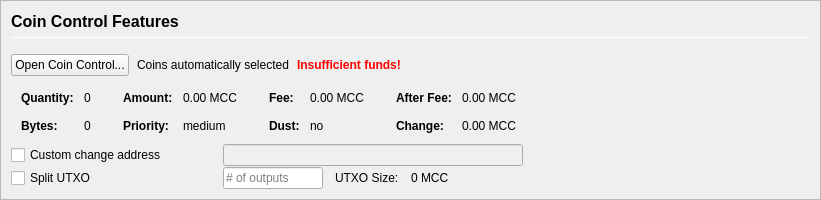
         <widget class="QFrame" name="frameCoinControl">
          <property name="sizePolicy">
           <sizepolicy hsizetype="Expanding" vsizetype="Expanding">
            <horstretch>0</horstretch>
            <verstretch>0</verstretch>
           </sizepolicy>
          </property>
          <property name="maximumSize">
           <size>
            <width>16777215</width>
            <height>16777215</height>
           </size>
          </property>
          <property name="frameShape">
           <enum>QFrame::StyledPanel</enum>
          </property>
          <property name="frameShadow">
           <enum>QFrame::Sunken</enum>
          </property>
          <layout class="QVBoxLayout" name="verticalLayoutCoinControl2">
           <property name="spacing">
            <number>0</number>
           </property>
           <property name="leftMargin">
            <number>0</number>
           </property>
           <property name="topMargin">
            <number>0</number>
           </property>
           <property name="rightMargin">
            <number>0</number>
           </property>
           <property name="bottomMargin">
            <number>0</number>
           </property>
           <item>
            <widget class="QFrame" name="frameCoinControl_BG">
             <layout class="QVBoxLayout" name="verticalLayoutCoinControl" stretch="0,0,0,0,0,0">
              <property name="spacing">
               <number>1</number>
              </property>
              <property name="leftMargin">
               <number>10</number>
              </property>
              <property name="topMargin">
               <number>10</number>
              </property>
              <item>
               <layout class="QHBoxLayout" name="horizontalLayoutCoinControl1">
                <property name="bottomMargin">
                 <number>15</number>
                </property>
                <item>
                 <layout class="QVBoxLayout" name="verticalLayout_3">
                  <property name="spacing">
                   <number>6</number>
                  </property>
                  <item>
                   <widget class="QLabel" name="labelCoinControlFeatures">
                    <property name="sizePolicy">
                     <sizepolicy hsizetype="Preferred" vsizetype="Maximum">
                      <horstretch>0</horstretch>
                      <verstretch>0</verstretch>
                     </sizepolicy>
                    </property>
                    <property name="minimumSize">
                     <size>
                      <width>0</width>
                      <height>20</height>
                     </size>
                    </property>
                    <property name="font">
                     <font>
                      <pointsize>12</pointsize>
                      <weight>75</weight>
                      <bold>true</bold>
                     </font>
                    </property>
                    <property name="styleSheet">
                     <string notr="true">font-weight:bold;</string>
                    </property>
                    <property name="text">
                     <string>Coin Control Features</string>
                    </property>
                   </widget>
                  </item>
                  <item>
                   <widget class="Line" name="line">
                    <property name="minimumSize">
                     <size>
                      <width>0</width>
                      <height>1</height>
                     </size>
                    </property>
                    <property name="maximumSize">
                     <size>
                      <width>16777215</width>
                      <height>1</height>
                     </size>
                    </property>
                    <property name="orientation">
                     <enum>Qt::Horizontal</enum>
                    </property>
                   </widget>
                  </item>
                 </layout>
                </item>
               </layout>
              </item>
              <item>
               <layout class="QHBoxLayout" name="horizontalLayoutCoinControl2" stretch="0,0,0,0">
                <property name="spacing">
                 <number>8</number>
                </property>
                <property name="bottomMargin">
                 <number>10</number>
                </property>
                <item>
                 <widget class="QPushButton" name="pushButtonCoinControl">
                  <property name="styleSheet">
                   <string notr="true"/>
                  </property>
                  <property name="text">
                   <string>Open Coin Control...</string>
                  </property>
                  <property name="autoDefault">
                   <bool>false</bool>
                  </property>
                 </widget>
                </item>
                <item>
                 <widget class="QLabel" name="labelCoinControlAutomaticallySelected">
                  <property name="text">
                   <string>Coins automatically selected</string>
                  </property>
                  <property name="margin">
                   <number>5</number>
                  </property>
                 </widget>
                </item>
                <item>
                 <widget class="QLabel" name="labelCoinControlInsuffFunds">
                  <property name="font">
                   <font>
                    <weight>75</weight>
                    <bold>true</bold>
                   </font>
                  </property>
                  <property name="styleSheet">
                   <string notr="true">color:red;font-weight:bold;</string>
                  </property>
                  <property name="text">
                   <string>Insufficient funds!</string>
                  </property>
                  <property name="margin">
                   <number>5</number>
                  </property>
                 </widget>
                </item>
                <item>
                 <spacer name="horizontalSpacerCoinControl">
                  <property name="orientation">
                   <enum>Qt::Horizontal</enum>
                  </property>
                  <property name="sizeHint" stdset="0">
                   <size>
                    <width>40</width>
                    <height>1</height>
                   </size>
                  </property>
                 </spacer>
                </item>
               </layout>
              </item>
              <item>
               <widget class="QWidget" name="widgetCoinControl" native="true">
                <property name="sizePolicy">
                 <sizepolicy hsizetype="Preferred" vsizetype="Preferred">
                  <horstretch>0</horstretch>
                  <verstretch>0</verstretch>
                 </sizepolicy>
                </property>
                <property name="minimumSize">
                 <size>
                  <width>0</width>
                  <height>0</height>
                 </size>
                </property>
                <property name="styleSheet">
                 <string notr="true"/>
                </property>
                <layout class="QHBoxLayout" name="horizontalLayoutCoinControl5">
                 <property name="leftMargin">
                  <number>0</number>
                 </property>
                 <property name="topMargin">
                  <number>0</number>
                 </property>
                 <property name="rightMargin">
                  <number>0</number>
                 </property>
                 <property name="bottomMargin">
                  <number>0</number>
                 </property>
                 <item>
                  <layout class="QHBoxLayout" name="horizontalLayoutCoinControl3" stretch="0,0,0,1">
                   <property name="spacing">
                    <number>20</number>
                   </property>
                   <property name="topMargin">
                    <number>0</number>
                   </property>
                   <property name="bottomMargin">
                    <number>10</number>
                   </property>
                   <item>
                    <layout class="QFormLayout" name="formLayoutCoinControl1">
                     <property name="horizontalSpacing">
                      <number>10</number>
                     </property>
                     <property name="verticalSpacing">
                      <number>14</number>
                     </property>
                     <property name="leftMargin">
                      <number>10</number>
                     </property>
                     <property name="topMargin">
                      <number>4</number>
                     </property>
                     <property name="rightMargin">
                      <number>6</number>
                     </property>
                     <item row="0" column="0">
                      <widget class="QLabel" name="labelCoinControlQuantityText">
                       <property name="font">
                        <font>
                         <weight>75</weight>
                         <bold>true</bold>
                        </font>
                       </property>
                       <property name="text">
                        <string>Quantity:</string>
                       </property>
                       <property name="margin">
                        <number>0</number>
                       </property>
                      </widget>
                     </item>
                     <item row="0" column="1">
                      <widget class="QLabel" name="labelCoinControlQuantity">
                       <property name="cursor">
                        <cursorShape>IBeamCursor</cursorShape>
                       </property>
                       <property name="contextMenuPolicy">
                        <enum>Qt::ActionsContextMenu</enum>
                       </property>
                       <property name="text">
                        <string notr="true">0</string>
                       </property>
                       <property name="margin">
                        <number>0</number>
                       </property>
                       <property name="textInteractionFlags">
                        <set>Qt::LinksAccessibleByMouse|Qt::TextSelectableByKeyboard|Qt::TextSelectableByMouse</set>
                       </property>
                      </widget>
                     </item>
                     <item row="1" column="0">
                      <widget class="QLabel" name="labelCoinControlBytesText">
                       <property name="font">
                        <font>
                         <weight>75</weight>
                         <bold>true</bold>
                        </font>
                       </property>
                       <property name="text">
                        <string>Bytes:</string>
                       </property>
                      </widget>
                     </item>
                     <item row="1" column="1">
                      <widget class="QLabel" name="labelCoinControlBytes">
                       <property name="cursor">
                        <cursorShape>IBeamCursor</cursorShape>
                       </property>
                       <property name="contextMenuPolicy">
                        <enum>Qt::ActionsContextMenu</enum>
                       </property>
                       <property name="text">
                        <string notr="true">0</string>
                       </property>
                       <property name="textInteractionFlags">
                        <set>Qt::LinksAccessibleByMouse|Qt::TextSelectableByKeyboard|Qt::TextSelectableByMouse</set>
                       </property>
                      </widget>
                     </item>
                    </layout>
                   </item>
                   <item>
                    <layout class="QFormLayout" name="formLayoutCoinControl2">
                     <property name="horizontalSpacing">
                      <number>10</number>
                     </property>
                     <property name="verticalSpacing">
                      <number>14</number>
                     </property>
                     <property name="leftMargin">
                      <number>6</number>
                     </property>
                     <property name="topMargin">
                      <number>4</number>
                     </property>
                     <property name="rightMargin">
                      <number>6</number>
                     </property>
                     <item row="0" column="0">
                      <widget class="QLabel" name="labelCoinControlAmountText">
                       <property name="font">
                        <font>
                         <weight>75</weight>
                         <bold>true</bold>
                        </font>
                       </property>
                       <property name="text">
                        <string>Amount:</string>
                       </property>
                       <property name="margin">
                        <number>0</number>
                       </property>
                      </widget>
                     </item>
                     <item row="0" column="1">
                      <widget class="QLabel" name="labelCoinControlAmount">
                       <property name="cursor">
                        <cursorShape>IBeamCursor</cursorShape>
                       </property>
                       <property name="contextMenuPolicy">
                        <enum>Qt::ActionsContextMenu</enum>
                       </property>
                       <property name="text">
                        <string notr="true">0.00 MCC</string>
                       </property>
                       <property name="textInteractionFlags">
                        <set>Qt::LinksAccessibleByMouse|Qt::TextSelectableByKeyboard|Qt::TextSelectableByMouse</set>
                       </property>
                      </widget>
                     </item>
                     <item row="1" column="0">
                      <widget class="QLabel" name="labelCoinControlPriorityText">
                       <property name="font">
                        <font>
                         <weight>75</weight>
                         <bold>true</bold>
                        </font>
                       </property>
                       <property name="text">
                        <string>Priority:</string>
                       </property>
                      </widget>
                     </item>
                     <item row="1" column="1">
                      <widget class="QLabel" name="labelCoinControlPriority">
                       <property name="cursor">
                        <cursorShape>IBeamCursor</cursorShape>
                       </property>
                       <property name="contextMenuPolicy">
                        <enum>Qt::ActionsContextMenu</enum>
                       </property>
                       <property name="text">
                        <string>medium</string>
                       </property>
                       <property name="textInteractionFlags">
                        <set>Qt::LinksAccessibleByMouse|Qt::TextSelectableByKeyboard|Qt::TextSelectableByMouse</set>
                       </property>
                      </widget>
                     </item>
                    </layout>
                   </item>
                   <item>
                    <layout class="QFormLayout" name="formLayoutCoinControl3">
                     <property name="horizontalSpacing">
                      <number>10</number>
                     </property>
                     <property name="verticalSpacing">
                      <number>14</number>
                     </property>
                     <property name="leftMargin">
                      <number>6</number>
                     </property>
                     <property name="topMargin">
                      <number>4</number>
                     </property>
                     <property name="rightMargin">
                      <number>6</number>
                     </property>
                     <item row="0" column="0">
                      <widget class="QLabel" name="labelCoinControlFeeText">
                       <property name="font">
                        <font>
                         <weight>75</weight>
                         <bold>true</bold>
                        </font>
                       </property>
                       <property name="text">
                        <string>Fee:</string>
                       </property>
                       <property name="margin">
                        <number>0</number>
                       </property>
                      </widget>
                     </item>
                     <item row="0" column="1">
                      <widget class="QLabel" name="labelCoinControlFee">
                       <property name="cursor">
                        <cursorShape>IBeamCursor</cursorShape>
                       </property>
                       <property name="contextMenuPolicy">
                        <enum>Qt::ActionsContextMenu</enum>
                       </property>
                       <property name="text">
                        <string notr="true">0.00 MCC</string>
                       </property>
                       <property name="textInteractionFlags">
                        <set>Qt::LinksAccessibleByMouse|Qt::TextSelectableByKeyboard|Qt::TextSelectableByMouse</set>
                       </property>
                      </widget>
                     </item>
                     <item row="1" column="0">
                      <widget class="QLabel" name="labelCoinControlLowOutputText">
                       <property name="font">
                        <font>
                         <weight>75</weight>
                         <bold>true</bold>
                        </font>
                       </property>
                       <property name="text">
                        <string>Dust:</string>
                       </property>
                      </widget>
                     </item>
                     <item row="1" column="1">
                      <widget class="QLabel" name="labelCoinControlLowOutput">
                       <property name="cursor">
                        <cursorShape>IBeamCursor</cursorShape>
                       </property>
                       <property name="contextMenuPolicy">
                        <enum>Qt::ActionsContextMenu</enum>
                       </property>
                       <property name="text">
                        <string>no</string>
                       </property>
                       <property name="textInteractionFlags">
                        <set>Qt::LinksAccessibleByMouse|Qt::TextSelectableByKeyboard|Qt::TextSelectableByMouse</set>
                       </property>
                      </widget>
                     </item>
                    </layout>
                   </item>
                   <item>
                    <layout class="QFormLayout" name="formLayoutCoinControl4">
                     <property name="horizontalSpacing">
                      <number>10</number>
                     </property>
                     <property name="verticalSpacing">
                      <number>14</number>
                     </property>
                     <property name="leftMargin">
                      <number>6</number>
                     </property>
                     <property name="topMargin">
                      <number>4</number>
                     </property>
                     <property name="rightMargin">
                      <number>6</number>
                     </property>
                     <item row="0" column="0">
                      <widget class="QLabel" name="labelCoinControlAfterFeeText">
                       <property name="font">
                        <font>
                         <weight>75</weight>
                         <bold>true</bold>
                        </font>
                       </property>
                       <property name="text">
                        <string>After Fee:</string>
                       </property>
                       <property name="margin">
                        <number>0</number>
                       </property>
                      </widget>
                     </item>
                     <item row="0" column="1">
                      <widget class="QLabel" name="labelCoinControlAfterFee">
                       <property name="cursor">
                        <cursorShape>IBeamCursor</cursorShape>
                       </property>
                       <property name="contextMenuPolicy">
                        <enum>Qt::ActionsContextMenu</enum>
                       </property>
                       <property name="text">
                        <string notr="true">0.00 MCC</string>
                       </property>
                       <property name="textInteractionFlags">
                        <set>Qt::LinksAccessibleByMouse|Qt::TextSelectableByKeyboard|Qt::TextSelectableByMouse</set>
                       </property>
                      </widget>
                     </item>
                     <item row="1" column="0">
                      <widget class="QLabel" name="labelCoinControlChangeText">
                       <property name="font">
                        <font>
                         <weight>75</weight>
                         <bold>true</bold>
                        </font>
                       </property>
                       <property name="text">
                        <string>Change:</string>
                       </property>
                      </widget>
                     </item>
                     <item row="1" column="1">
                      <widget class="QLabel" name="labelCoinControlChange">
                       <property name="cursor">
                        <cursorShape>IBeamCursor</cursorShape>
                       </property>
                       <property name="contextMenuPolicy">
                        <enum>Qt::ActionsContextMenu</enum>
                       </property>
                       <property name="text">
                        <string notr="true">0.00 MCC</string>
                       </property>
                       <property name="textInteractionFlags">
                        <set>Qt::LinksAccessibleByMouse|Qt::TextSelectableByKeyboard|Qt::TextSelectableByMouse</set>
                       </property>
                      </widget>
                     </item>
                    </layout>
                   </item>
                  </layout>
                 </item>
                </layout>
               </widget>
              </item>
              <item>
               <layout class="QHBoxLayout" name="horizontalLayoutCoinControl4">
                <property name="spacing">
                 <number>12</number>
                </property>
                <property name="sizeConstraint">
                 <enum>QLayout::SetDefaultConstraint</enum>
                </property>
                <property name="topMargin">
                 <number>0</number>
                </property>
                <property name="rightMargin">
                 <number>0</number>
                </property>
                <item>
                 <widget class="QCheckBox" name="checkBoxCoinControlChange">
                  <property name="sizePolicy">
                   <sizepolicy hsizetype="Preferred" vsizetype="Preferred">
                    <horstretch>0</horstretch>
                    <verstretch>0</verstretch>
                   </sizepolicy>
                  </property>
                  <property name="minimumSize">
                   <size>
                    <width>200</width>
                    <height>0</height>
                   </size>
                  </property>
                  <property name="maximumSize">
                   <size>
                    <width>200</width>
                    <height>16777215</height>
                   </size>
                  </property>
                  <property name="toolTip">
                   <string>If this is activated, but the change address is empty or invalid, change will be sent to a newly generated address.</string>
                  </property>
                  <property name="text">
                   <string>Custom change address</string>
                  </property>
                 </widget>
                </item>
                <item>
                 <widget class="QValidatedLineEdit" name="lineEditCoinControlChange">
                  <property name="enabled">
                   <bool>false</bool>
                  </property>
                  <property name="sizePolicy">
                   <sizepolicy hsizetype="Preferred" vsizetype="Preferred">
                    <horstretch>0</horstretch>
                    <verstretch>0</verstretch>
                   </sizepolicy>
                  </property>
                  <property name="minimumSize">
                   <size>
                    <width>300</width>
                    <height>0</height>
                   </size>
                  </property>
                 </widget>
                </item>
                <item>
                 <widget class="QLabel" name="labelCoinControlChangeLabel">
                  <property name="sizePolicy">
                   <sizepolicy hsizetype="Preferred" vsizetype="Preferred">
                    <horstretch>0</horstretch>
                    <verstretch>0</verstretch>
                   </sizepolicy>
                  </property>
                  <property name="minimumSize">
                   <size>
                    <width>100</width>
                    <height>0</height>
                   </size>
                  </property>
                  <property name="text">
                   <string/>
                  </property>
                  <property name="margin">
                   <number>3</number>
                  </property>
                 </widget>
                </item>
               </layout>
              </item>
              <item>
               <layout class="QHBoxLayout" name="horizontalLayoutCoinControl6">
                <property name="spacing">
                 <number>12</number>
                </property>
                <property name="rightMargin">
                 <number>0</number>
                </property>
                <item>
                 <widget class="QCheckBox" name="splitBlockCheckBox">
                  <property name="sizePolicy">
                   <sizepolicy hsizetype="Preferred" vsizetype="Preferred">
                    <horstretch>0</horstretch>
                    <verstretch>0</verstretch>
                   </sizepolicy>
                  </property>
                  <property name="minimumSize">
                   <size>
                    <width>200</width>
                    <height>0</height>
                   </size>
                  </property>
                  <property name="maximumSize">
                   <size>
                    <width>200</width>
                    <height>16777215</height>
                   </size>
                  </property>
                  <property name="text">
                   <string>Split UTXO</string>
                  </property>
                 </widget>
                </item>
                <item>
                 <widget class="QLineEdit" name="splitBlockLineEdit">
                  <property name="sizePolicy">
                   <sizepolicy hsizetype="Preferred" vsizetype="Preferred">
                    <horstretch>50</horstretch>
                    <verstretch>0</verstretch>
                   </sizepolicy>
                  </property>
                  <property name="minimumSize">
                   <size>
                    <width>100</width>
                    <height>0</height>
                   </size>
                  </property>
                  <property name="maximumSize">
                   <size>
                    <width>100</width>
                    <height>16777215</height>
                   </size>
                  </property>
                  <property name="placeholderText">
                   <string># of outputs</string>
                  </property>
                 </widget>
                </item>
                <item>
                 <widget class="QLabel" name="labelBlockSizeText">
                  <property name="text">
                   <string>UTXO Size:</string>
                  </property>
                 </widget>
                </item>
                <item>
                 <widget class="QLabel" name="labelBlockSize">
                  <property name="text">
                   <string>0 MCC</string>
                  </property>
                 </widget>
                </item>
                <item>
                 <spacer name="horizontalSpacer_7">
                  <property name="orientation">
                   <enum>Qt::Horizontal</enum>
                  </property>
                  <property name="sizeHint" stdset="0">
                   <size>
                    <width>40</width>
                    <height>20</height>
                   </size>
                  </property>
                 </spacer>
                </item>
               </layout>
              </item>
              <item>
               <spacer name="verticalSpacerCoinControl">
                <property name="orientation">
                 <enum>Qt::Vertical</enum>
                </property>
                <property name="sizeHint" stdset="0">
                 <size>
                  <width>800</width>
                  <height>1</height>
                 </size>
                </property>
               </spacer>
              </item>
             </layout>
            </widget>
           </item>
          </layout>
         </widget>
